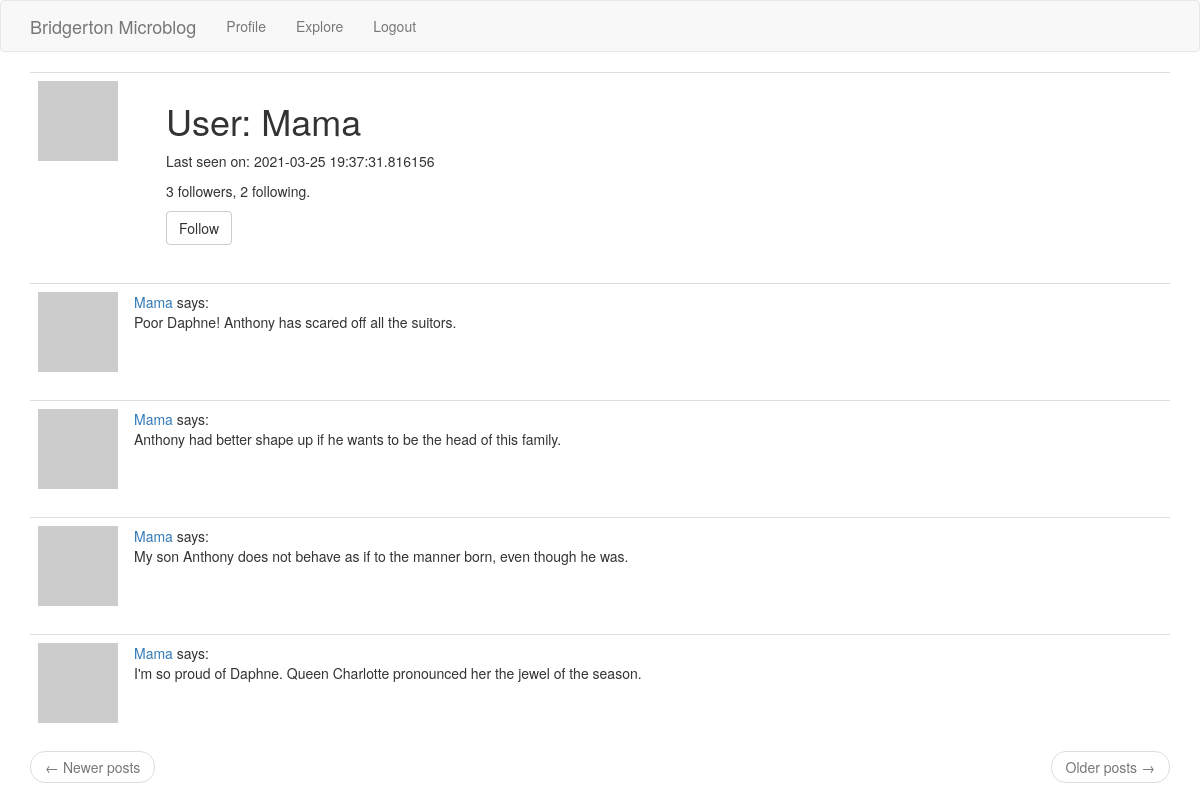
The app's page /user_profile/Mama (signed in) with its own data.
### app/models.py (models this page shows, shortened)
class User(UserMixin, db.Model):
    id = db.Column(db.Integer, primary_key=True)
    username = db.Column(db.String(64), index=True, unique=True)
    email = db.Column(db.String(128), index=True, unique=True)
    password_hash = db.Column(db.String(128))
    posts = db.relationship('Post', backref='author', lazy='dynamic')
    about_me = db.Column(db.String(256))
    last_seen = db.Column(db.DateTime, default=datetime.utcnow)
    followed = db.relationship(
        'User', secondary=followers,
        primaryjoin=(followers.c.follower_id == id),
        secondaryjoin=(followers.c.poster_id == id),
        backref=db.backref('followers', lazy='dynamic'), lazy='dynamic')
    def avatar(self, size):
        hexdigest = md5(self.email.lower().encode('utf-8')).hexdigest()
        return f'https://www.gravatar.com/avatar/{hexdigest}?s={size}&d=identicon'
    def is_following(self, user):
        return self.followed.filter(
            followers.c.poster_id == user.id).count() > 0

class Post(db.Model):
    id = db.Column(db.Integer, primary_key=True)
    body = db.Column(db.String(140))
    timestamp = db.Column(db.DateTime, index=True, default=datetime.utcnow)
    user_id = db.Column(db.Integer, db.ForeignKey('user.id'))

### app/routes.py (the view)
@app.route('/user_profile/<username>')
@login_required
def user_profile(username):
    user = User.query.filter_by(username=username).first_or_404()
    page = request.args.get('page', 1, type=int)
    posts = user.posts.order_by(Post.timestamp.desc()).paginate(
        page, app.config['POSTS_PER_PAGE'], False)
    next_url = url_for('user_profile', username=user.username, page=posts.next_num) \
        if posts.has_next else None
    prev_url = url_for('user_profile', username=user.username, page=posts.prev_num) \
        if posts.has_prev else None
    form = EmptyForm()
    return render_template('profile.html', user=user, posts=posts.items,
                           next_url=next_url, prev_url=prev_url, form=form)

### app/forms.py
class EmptyForm(FlaskForm):
    submit = SubmitField('Submit')

### app/models.py (called while the page is built)
@login.user_loader
def load_user(id):
    return User.query.get(int(id))

### app/routes.py (called while the page is built)
@app.before_request
def before_request():
    if current_user.is_authenticated:
        current_user.last_seen = datetime.utcnow()
        db.session.commit()

### app/templates/profile.html (shortened to what this page needs)
{% extends "base.html" %}
{% block app_content %}
    <table class="table table-hover">
        <tr>
            <td width="128px"><img src="{{ user.avatar(128) }}"></td>
            <td>
                <h1>User: {{ user.username }}</h1>
                {% if user.last_seen %}<p>Last seen on: {{ user.last_seen }}</p>{% endif %}
                <p>{{ user.followers.count() }} followers, {{ user.followed.count() }} following.</p>
                {% if user == current_user %}
                <p><a href="{{ url_for('edit_profile') }}">Edit your profile</a></p>
                {% elif not current_user.is_following(user) %}
                <p>
                    <form action="{{ url_for('follow', username=user.username) }}" method="post">
                        {{ form.submit(value='Follow', class_='btn btn-default') }}
                    </form>
                </p>
                {% endif %}
            </td>
        </tr>
    </table>
    {% for post in posts %}
        {% include '_post.html' %}
    {% endfor %}
    <nav aria-label="...">
        <ul class="pager">
            <li class="previous{% if not prev_url %} disabled{% endif %}">
                <a href="{{ prev_url or '#' }}">
                    <span aria-hidden="true">&larr;</span> Newer posts
                </a>
            </li>
            <li class="next{% if not next_url %} disabled{% endif %}">
                <a href="{{ next_url or '#' }}">
                    Older posts <span aria-hidden="true">&rarr;</span>
                </a>
            </li>
        </ul>
    </nav>
{% endblock %}

### app/templates/_post.html
<table class="table table-hover">
    <tr>
        <td width="70px">
            <a href="{{  url_for('user_profile', username=post.author.username) }}">
                <img src="{{ post.author.avatar(70) }}">
            </a>
        </td>
        <td>
            <a href="{{ url_for('user_profile', username=post.author.username) }}">
                {{ post.author.username }}
            </a>
            says:
            <br/>
            {{ post.body }}
        </td>
    </tr>
</table>

### records on screen
User: username "Mama", last_seen "2021-03-25 19:37:31.816156"
Post: author.username "Mama", body "Poor Daphne! Anthony has scared off all the suitors."
Post: author.username "Mama", body "Anthony had better shape up if he wants to be the head of this family."
Post: author.username "Mama", body "My son Anthony does not behave as if to the manner born, even though he was."
Post: author.username "Mama", body "I'm so proud of Daphne. Queen Charlotte pronounced her the jewel of the season."

### other values on screen
{{ user.followers.count() }} "3"
{{ user.followed.count() }} "2"
